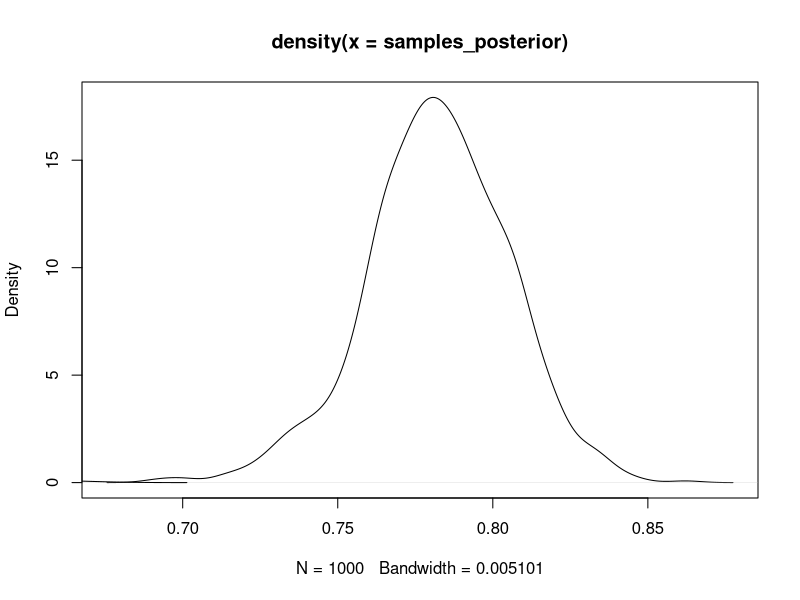
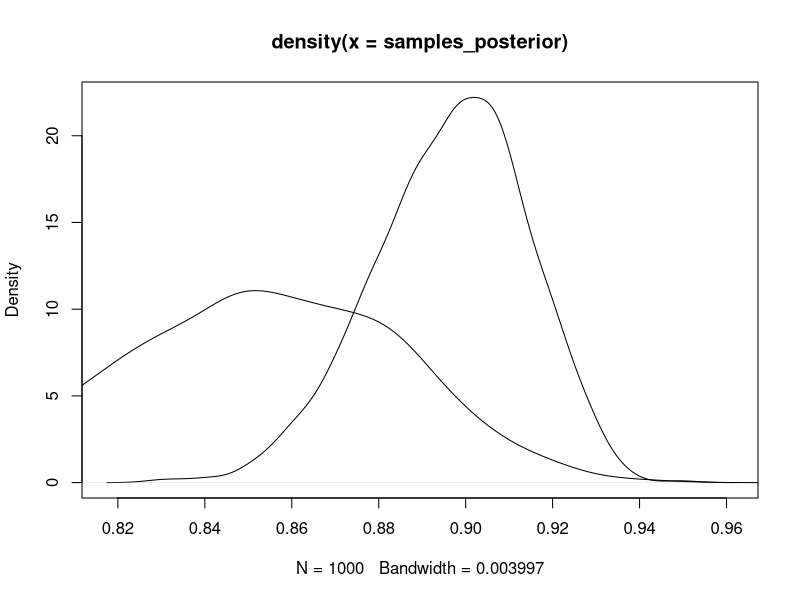
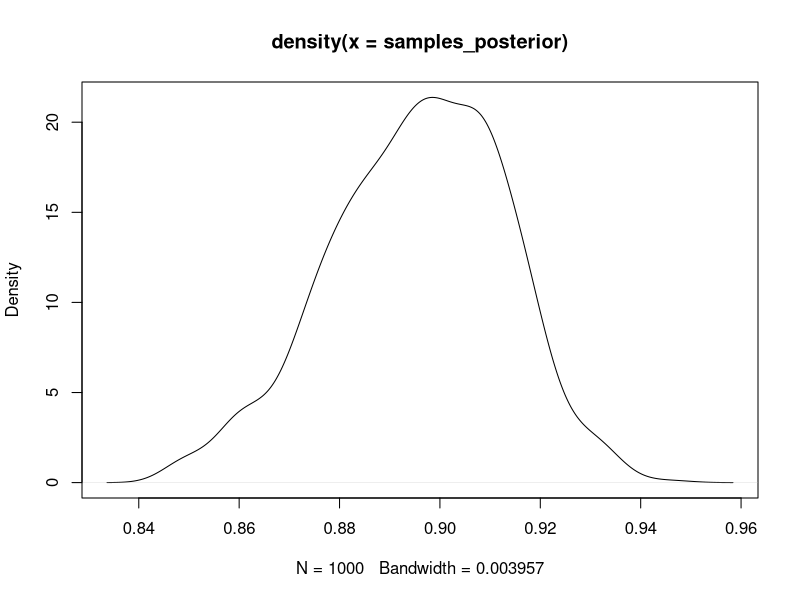

Write R code to recreate these figures, in order. (Note: this script raises an error after producing the figures.)
library(readr)

data <- read_csv("ext_2025.csv")

names(data)
# "No"             "Hospital"       "Age"            "Sex"            "Disease2"      
# "Admission_date" "Discharge_date" "Outcome"

data$Hospital <- factor(data$Hospital)
data$Sex <- factor(data$Sex)
data$Disease2 <- factor(data$Disease2)

# Remove Ongoing (33 examples)
data <- data[data$Outcome != 'Ongoing',]

# Finish Factoring
data$Outcome <- factor(data$Outcome)

# Logistic Regression Model 
model <- glm(Outcome ~ Hospital + Sex + Disease2, data = data, family = "binomial")

##################
##### Priors #####
##################

# A) Noninformative Prior.

alpha <- 50
beta <- 50

alpha_posterior <- alpha + nrow(data[data$Outcome == 'Recovered',])
beta_posterior <- beta + nrow(data[data$Outcome == 'Deceased',])

samples_posterior <- rbeta(1000, alpha_posterior, beta_posterior)
samples_prior <- rbeta(1000, alpha, beta)
plot(density(samples_posterior))
lines(density(samples_prior))

# B) Prior from Research Literature 

alpha <- 85
beta <- 15

alpha_posterior <- alpha + nrow(data[data$Outcome == 'Recovered',])
beta_posterior <- beta + nrow(data[data$Outcome == 'Deceased',])

samples_posterior <- rbeta(1000, alpha_posterior, beta_posterior)
samples_prior <- rbeta(1000, alpha, beta)
plot(density(samples_posterior))
lines(density(samples_prior))

#####################################
##### Conditional Distributions #####
#####################################

# A) Male

male_data <- data[data$Sex == 'Male', ]

alpha <- nrow(male_data[male_data$Outcome == 'Recovered',])
beta <- nrow(male_data[male_data$Outcome == 'Deceased',])

samples_posterior <- rbeta(1000, alpha_posterior, beta_posterior)
plot(density(samples_posterior))


alpha / (alpha + beta) # 93%

# Bayes Stats
# P(R | M) = P(M | R) P(R) / P(M)
p_m <- nrow(male_data) / nrow(data)
p_r <- nrow(data[data$Outcome == 'Recovered',]) / nrow(data)
p_m_given_r <- nrow(data[data$Outcome == 'Recovered' & data$Sex == 'Male',]) / nrow(data[data$Outcome == 'Recovered',])
(p_m_given_r * p_r) / p_m # 93% 

# B) Female

female_data <- female_data[female_data$Sex == 'Female', ]

alpha <- nrow(female_data[female_data$Outcome == 'Recovered',])
beta <- nrow(female_data[female_data$Outcome == 'Deceased',])

samples_posterior <- rbeta(1000, alpha_posterior, beta_posterior)
plot(density(samples_posterior))

alpha / (alpha + beta) # 90%

# Bayes Stats
# P(R | F) = P(F | R) P(R) / P(F)
p_f <- nrow(female_data) / nrow(data)
p_r <- nrow(data[data$Outcome == 'Recovered',]) / nrow(data)
p_f_given_r <- nrow(data[data$Outcome == 'Recovered' & data$Sex == 'Female',]) / nrow(data[data$Outcome == 'Recovered',])
(p_f_given_r * p_r) / p_f # 90% 
